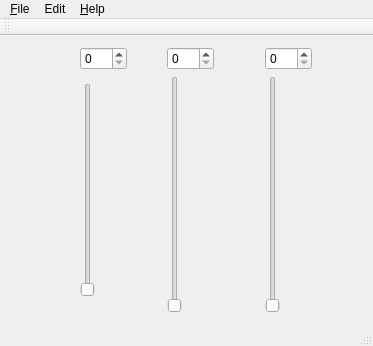
<?xml version="1.0" encoding="UTF-8"?>
<ui version="4.0">
 <class>MainWindow</class>
 <widget class="QMainWindow" name="MainWindow">
  <property name="geometry">
   <rect>
    <x>0</x>
    <y>0</y>
    <width>373</width>
    <height>346</height>
   </rect>
  </property>
  <property name="windowTitle">
   <string>MainWindow</string>
  </property>
  <widget class="QWidget" name="centralWidget">
   <layout class="QHBoxLayout" name="horizontalLayout">
    <item>
     <spacer name="horizontalSpacer_3">
      <property name="orientation">
       <enum>Qt::Horizontal</enum>
      </property>
      <property name="sizeType">
       <enum>QSizePolicy::Minimum</enum>
      </property>
      <property name="sizeHint" stdset="0">
       <size>
        <width>40</width>
        <height>20</height>
       </size>
      </property>
     </spacer>
    </item>
    <item>
     <layout class="QVBoxLayout" name="verticalLayout">
      <property name="spacing">
       <number>13</number>
      </property>
      <property name="sizeConstraint">
       <enum>QLayout::SetMinAndMaxSize</enum>
      </property>
      <property name="leftMargin">
       <number>19</number>
      </property>
      <property name="bottomMargin">
       <number>16</number>
      </property>
      <item>
       <widget class="QSpinBox" name="spinBox">
        <property name="maximum">
         <number>255</number>
        </property>
       </widget>
      </item>
      <item>
       <widget class="QSlider" name="verticalSlider">
        <property name="maximum">
         <number>255</number>
        </property>
        <property name="orientation">
         <enum>Qt::Vertical</enum>
        </property>
       </widget>
      </item>
     </layout>
    </item>
    <item>
     <spacer name="horizontalSpacer">
      <property name="orientation">
       <enum>Qt::Horizontal</enum>
      </property>
      <property name="sizeType">
       <enum>QSizePolicy::Minimum</enum>
      </property>
      <property name="sizeHint" stdset="0">
       <size>
        <width>24</width>
        <height>20</height>
       </size>
      </property>
     </spacer>
    </item>
    <item>
     <layout class="QVBoxLayout" name="verticalLayout_2">
      <item>
       <widget class="QSpinBox" name="spinBox_2">
        <property name="maximum">
         <number>255</number>
        </property>
       </widget>
      </item>
      <item>
       <widget class="QSlider" name="verticalSlider_2">
        <property name="maximum">
         <number>255</number>
        </property>
        <property name="orientation">
         <enum>Qt::Vertical</enum>
        </property>
       </widget>
      </item>
     </layout>
    </item>
    <item>
     <spacer name="horizontalSpacer_2">
      <property name="orientation">
       <enum>Qt::Horizontal</enum>
      </property>
      <property name="sizeType">
       <enum>QSizePolicy::Minimum</enum>
      </property>
      <property name="sizeHint" stdset="0">
       <size>
        <width>35</width>
        <height>20</height>
       </size>
      </property>
     </spacer>
    </item>
    <item>
     <layout class="QVBoxLayout" name="verticalLayout_4">
      <item>
       <widget class="QSpinBox" name="spinBox_4">
        <property name="maximum">
         <number>255</number>
        </property>
       </widget>
      </item>
      <item>
       <widget class="QSlider" name="verticalSlider_4">
        <property name="maximum">
         <number>255</number>
        </property>
        <property name="orientation">
         <enum>Qt::Vertical</enum>
        </property>
       </widget>
      </item>
     </layout>
    </item>
    <item>
     <spacer name="horizontalSpacer_4">
      <property name="orientation">
       <enum>Qt::Horizontal</enum>
      </property>
      <property name="sizeType">
       <enum>QSizePolicy::Minimum</enum>
      </property>
      <property name="sizeHint" stdset="0">
       <size>
        <width>40</width>
        <height>20</height>
       </size>
      </property>
     </spacer>
    </item>
   </layout>
  </widget>
  <widget class="QMenuBar" name="menuBar">
   <property name="geometry">
    <rect>
     <x>0</x>
     <y>0</y>
     <width>373</width>
     <height>22</height>
    </rect>
   </property>
   <widget class="QMenu" name="menuFile">
    <property name="title">
     <string>&amp;File</string>
    </property>
    <addaction name="actionOpen"/>
    <addaction name="actionSave"/>
    <addaction name="actionCopy"/>
    <addaction name="actionPeast"/>
   </widget>
   <widget class="QMenu" name="menuEdit">
    <property name="title">
     <string>Edit</string>
    </property>
   </widget>
   <widget class="QMenu" name="menu_Help">
    <property name="title">
     <string>&amp;Help</string>
    </property>
   </widget>
   <addaction name="menuFile"/>
   <addaction name="menuEdit"/>
   <addaction name="menu_Help"/>
  </widget>
  <widget class="QToolBar" name="mainToolBar">
   <attribute name="toolBarArea">
    <enum>TopToolBarArea</enum>
   </attribute>
   <attribute name="toolBarBreak">
    <bool>false</bool>
   </attribute>
  </widget>
  <widget class="QStatusBar" name="statusBar"/>
  <action name="actionOpen">
   <property name="text">
    <string>Open</string>
   </property>
  </action>
  <action name="actionSave">
   <property name="text">
    <string>Save</string>
   </property>
  </action>
  <action name="actionCopy">
   <property name="text">
    <string>Copy</string>
   </property>
  </action>
  <action name="actionPeast">
   <property name="text">
    <string>Peast</string>
   </property>
  </action>
 </widget>
 <layoutdefault spacing="6" margin="11"/>
 <resources/>
 <connections>
  <connection>
   <sender>spinBox</sender>
   <signal>valueChanged(int)</signal>
   <receiver>verticalSlider</receiver>
   <slot>setValue(int)</slot>
   <hints>
    <hint type="sourcelabel">
     <x>125</x>
     <y>71</y>
    </hint>
    <hint type="destinationlabel">
     <x>88</x>
     <y>281</y>
    </hint>
   </hints>
  </connection>
  <connection>
   <sender>spinBox_2</sender>
   <signal>valueChanged(int)</signal>
   <receiver>verticalSlider_2</receiver>
   <slot>setValue(int)</slot>
   <hints>
    <hint type="sourcelabel">
     <x>215</x>
     <y>71</y>
    </hint>
    <hint type="destinationlabel">
     <x>178</x>
     <y>274</y>
    </hint>
   </hints>
  </connection>
  <connection>
   <sender>spinBox_4</sender>
   <signal>valueChanged(int)</signal>
   <receiver>verticalSlider_4</receiver>
   <slot>setValue(int)</slot>
   <hints>
    <hint type="sourcelabel">
     <x>316</x>
     <y>71</y>
    </hint>
    <hint type="destinationlabel">
     <x>279</x>
     <y>273</y>
    </hint>
   </hints>
  </connection>
  <connection>
   <sender>verticalSlider</sender>
   <signal>valueChanged(int)</signal>
   <receiver>spinBox</receiver>
   <slot>setValue(int)</slot>
   <hints>
    <hint type="sourcelabel">
     <x>88</x>
     <y>194</y>
    </hint>
    <hint type="destinationlabel">
     <x>122</x>
     <y>71</y>
    </hint>
   </hints>
  </connection>
  <connection>
   <sender>verticalSlider_2</sender>
   <signal>valueChanged(int)</signal>
   <receiver>spinBox_2</receiver>
   <slot>setValue(int)</slot>
   <hints>
    <hint type="sourcelabel">
     <x>178</x>
     <y>230</y>
    </hint>
    <hint type="destinationlabel">
     <x>178</x>
     <y>66</y>
    </hint>
   </hints>
  </connection>
  <connection>
   <sender>verticalSlider_4</sender>
   <signal>valueChanged(int)</signal>
   <receiver>spinBox_4</receiver>
   <slot>setValue(int)</slot>
   <hints>
    <hint type="sourcelabel">
     <x>279</x>
     <y>226</y>
    </hint>
    <hint type="destinationlabel">
     <x>316</x>
     <y>71</y>
    </hint>
   </hints>
  </connection>
 </connections>
</ui>
